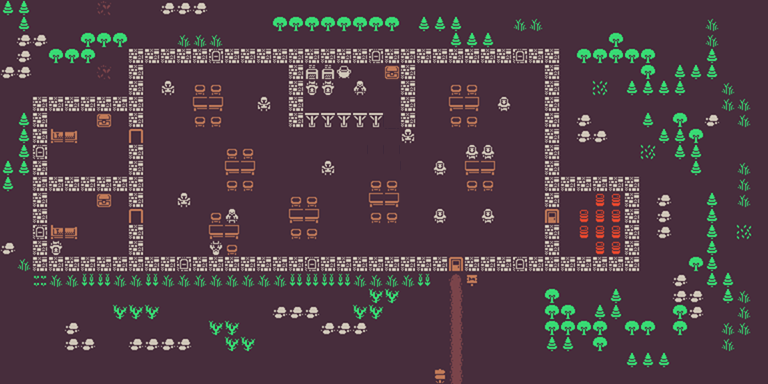

A level layout from a 2D game, rendered from its tile map. Below: a short description, then the map file with tile-grid data replaced by summaries:
An orthogonal 48x24 tile map with 16x16 px tiles, 3 tile layers (tavern-ground, tavern-collide, tavern-events).

<map version="1.2" tiledversion="1.3.0" orientation="orthogonal" renderorder="right-down" compressionlevel="0" width="48" height="24" tilewidth="16" tileheight="16" infinite="0" nextlayerid="5" nextobjectid="1">
 <editorsettings>
  <export target="tavern.json" format="json" />
 </editorsettings>
 <tileset firstgid="1" source="tavern-tiles.tsx" />
 <layer id="2" name="tavern-ground" width="48" height="24">
  <data>[1152 cells, 1152 non-empty, 1131 distinct tile ids]</data>
 </layer>
 <layer id="3" name="tavern-collide" width="48" height="24">
  <data>[1152 cells, 860 non-empty, 860 distinct tile ids]</data>
 </layer>
 <layer id="4" name="tavern-events" width="48" height="24">
  <data>[1152 cells, 20 non-empty, 5 distinct tile ids]</data>
 </layer>
</map>
